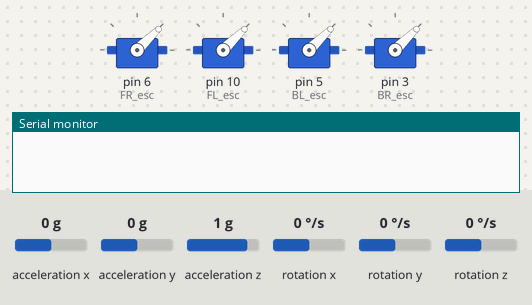
Simulated run of this sketch. Board: Arduino Uno, built with avr-gcc and run on an emulated ATmega328P. Parts: 4 × servo, the last lines printed to the serial monitor. Wiring (inferred from the names in the program): MPU-6050 motion sensor at I2C address 0x68. The test bench sets the inputs (shaded band); at power-on: acceleration z 1 g, acceleration x 0 g, acceleration y 0 g, rotation x 0 °/s, rotation y 0 °/s, rotation z 0 °/s. No radio packets arrive unless stated.

Above: at 0.1 s.
At 6.5 s:
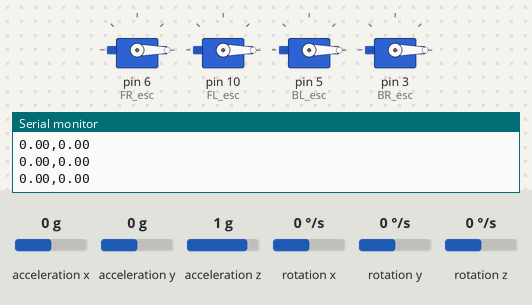
6.6 s: acceleration z set to 0 g
8.5 s: acceleration x set to -1.4 g
Timing chart, 0 to 11.5 s (numbered marks = the images above; inputs shaded):
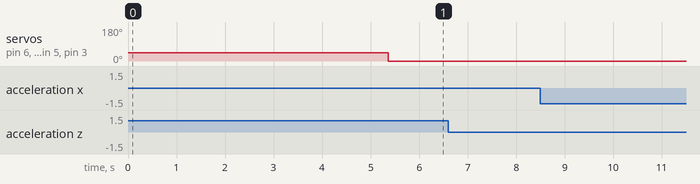

The sketch:

correction.ino
```cpp
#include <Wire.h>
#include <Servo.h>
#include <SPI.h>
#include <nRF24L01.h>
#include <RF24.h>

RF24 radio(8,9);
const byte rxADDR[6] = "00001"; // it could be any 5 digit number
float value[4];

const int MPU = 0x68; // MPU6050 I2C address
float AccX, AccY, AccZ;
float GyroX, GyroY, GyroZ;
float roll, pitch, yaw;
float rollAcc, pitchAcc, rollGyro, pitchGyro;
float totalMagnitude;

float pkroll[] = {0.5,0,0,0.01};
float pkpriroll[] = {0.5,0,0,0.01};
float pk1roll[] = {0.5,0,0,0.01};
float pkpitch[] = {0.5,0,0,0.01};
float pkpripitch[] = {0.5,0,0,0.01};
float pk1pitch[] = {0.5,0,0,0.01};
float deltaT = 0.04;
float xkroll[] = {0,0};
float xkpriroll[] = {0,0};
float xk1roll[] = {0,0};
float xkpitch[] = {0,0};
float xkpripitch[] = {0,0};
float xk1pitch[] = {0,0};
float k[] = {0,0};
float phi[] = {1,deltaT,0,1};
float psi[] = {deltaT,0};
float I[] = {1,0,0,1};
float R = 0.03;
float Q[] = {0.0002*0.0002,0,0,0.0001*0.0001};
float H[] = {1,0};
float S, ukRoll,zkRoll,ukPitch,zkPitch,nuRoll,nuPitch;

float pid_p_roll, pid_i_roll,pid_d_roll,pid_p_pitch,pid_i_pitch,pid_d_pitch,pid_p_yaw,pid_i_yaw,pid_d_yaw;

float elapsedTime,currentTime,previousTime;
float elapsedTimeG,currentTimeG,previousTimeG;
float PIDRoll,PIDPitch,PIDYaw;
float kp= 1.15;//
float ki=0;//0.04
float kd= 0;//18
float kpyaw= 0;//4
float kiyaw=0;//0.02
float kdyaw=0;
int rollDesired = 0;
int pitchDesired = 0;
float errorRoll,errorPitch,prev_error_roll,prev_error_pitch,errorYaw,prev_error_yaw;
float FR_motor,FL_motor,BR_motor,BL_motor;
float throttle;
float last_recieved_time,data_time;
float errorPi, errorRo;

int min_throttle=1050;
int max_throttle = 1800;
//
//int timenow,diff,oldtime;

Servo FR_esc;
Servo FL_esc;
Servo BR_esc;
Servo BL_esc;


void setup() {

  Serial.begin(9600);
  radio.begin();
  radio.openReadingPipe(0,rxADDR);
  radio.setPALevel(RF24_PA_LOW); // If you want to save power use "RF24_PA_MIN" but keep in mind that reduces the module's range
  radio.setDataRate(RF24_1MBPS );
  radio.startListening();

  Serial.begin(19200);
  Wire.begin();                      // Initialize comunication
  Wire.beginTransmission(MPU);       // Start communication with MPU6050 // MPU=0x68
  Wire.write(0x6B);                  // Talk to the register 6B
  Wire.write(0x00);                  // Make reset - place a 0 into the 6B register
  Wire.endTransmission(true);         //end the transmission

  FR_esc.attach(6);
  FL_esc.attach(10);
  BL_esc.attach(5);
  BR_esc.attach(3);

  FR_esc.writeMicroseconds(1000);
  BR_esc.writeMicroseconds(1000);
  FL_esc.writeMicroseconds(1000);
  BL_esc.writeMicroseconds(1000);


delay(2000);

errorR();
errorP();


}

void loop() {
//  oldtime= timenow;
//  timenow = millis();
//  diff =oldtime-timenow;
//  Serial.println(diff);

  // === Read acceleromter data === //
  Wire.beginTransmission(MPU);
  Wire.write(0x3B); // Start with register 0x3B (ACCEL_XOUT_H)
  Wire.endTransmission(false);
  Wire.requestFrom(MPU, 6, true); // Read 6 registers total, each axis value is stored in 2 registers
  //For a range of +-2g, we need to divide the raw values by 16384, according to the datasheet
  AccX = (Wire.read() << 8 | Wire.read()) / 16384.0; // X-axis value
  AccY = (Wire.read() << 8 | Wire.read()) / 16384.0; // Y-axis value
  AccZ = (Wire.read() << 8 | Wire.read()) / 16384.0; // Z-axis value

  totalMagnitude = sqrt((AccX*AccX) + (AccY*AccY) + (AccZ*AccZ));
  rollAcc = asin((float)AccX/totalMagnitude) * 57.296  ;
  pitchAcc = asin((float)AccY/totalMagnitude) * 57.296 ;

  // === Read gyroscope data === //

  Wire.beginTransmission(MPU);
  Wire.write(0x43); // Gyro data first register address 0x43
  Wire.endTransmission(false);
  Wire.requestFrom(MPU, 6, true);
  GyroX = ((Wire.read() << 8 | Wire.read()) / 131.0);
  GyroY = ((Wire.read() << 8 | Wire.read()) / 131.0);
  GyroZ = (Wire.read() << 8 | Wire.read()) / 131.0 ;


  previousTimeG = currentTimeG;
  currentTimeG = millis();
  elapsedTimeG = (currentTimeG - previousTimeG)/1000;
  yaw = yaw + GyroZ*elapsedTimeG +0.00406*2;

  if(radio.available()){
    radio.read(&value,sizeof(value));
    last_recieved_time = millis();
    throttle = value[0];
  rollDesired = map(value[1],1000,2000,10,-10);
  pitchDesired = map(value[2],1000,2000,10,-10);
  }


 reset();

 kalmanRoll();
 kalmanPitch();
 pid();


}


void kalmanRoll(){

  ukRoll = GyroY/131.;
  zkRoll = rollAcc;

  xkpriroll[0] = phi[0]*xkroll[0] + phi[1]*xkroll[1] + psi[0]*ukRoll;
  xkpriroll[1] = phi[2]*xkroll[0] + phi[3]*xkroll[1] + psi[1]*ukRoll;

  pkpriroll[0] = (phi[0]*pkroll[0] + phi[1]*pkroll[2])*phi[0] + \
                 (phi[0]*pkroll[1] + phi[1]*pkroll[3])*phi[1] + Q[0];

  pkpriroll[1] = (phi[0]*pkroll[0] + phi[1]*pkroll[2])*phi[2] + \
                 (phi[0]*pkroll[1] + phi[1]*pkroll[3])*phi[3] + Q[1];

  pkpriroll[2] = (phi[2]*pkroll[0] + phi[3]*pkroll[2])*phi[0] + \
                 (phi[2]*pkroll[1] + phi[3]*pkroll[3])*phi[1] + Q[2];

  pkpriroll[3] = (phi[2]*pkroll[0] + phi[3]*pkroll[2])*phi[2] + \
                 (phi[2]*pkroll[1] + phi[3]*pkroll[3])*phi[2] + Q[3];


  S = (H[0]*pkpriroll[0] +H[1]*pkpriroll[2])*H[0] + \
      (H[0]*pkpriroll[1] +H[1]*pkpriroll[3])*H[0]  + R;

  k[0] = (pkpriroll[0]*H[0] + pkpriroll[1]*H[1]) /S;
  k[1] = (pkpriroll[2]*H[0] + pkpriroll[3]*H[1]) /S;

  nuRoll = zkRoll - (H[0]*xkpriroll[0] + \
                     H[1]*xkpriroll[1]);

  xk1roll[0] = xkpriroll[0] + k[0] * nuRoll;
  xk1roll[1] = xkpriroll[1] + k[1] * nuRoll;


  pk1roll[0] = (1-k[0]*H[0])*pkpriroll[0] + \
               (0-k[0]*H[1])*pkpriroll[2];
  pk1roll[1] = (1-k[0]*H[0])*pkpriroll[1] + \
               (0-k[0]*H[1])*pkpriroll[3];
  pk1roll[2] = (1-k[1]*H[0])*pkpriroll[0] + \
               (0-k[1]*H[1])*pkpriroll[2];
  pk1roll[3] = (1-k[1]*H[0])*pkpriroll[1] + \
               (0-k[1]*H[1])*pkpriroll[3];


  xkroll[0] = xk1roll[0];
  xkroll[1] = xk1roll[1];

  pkroll[0] = pk1roll[0];
  pkroll[1] = pk1roll[1];
  pkroll[2] = pk1roll[2];
  pkroll[3] = pk1roll[3];

  roll = xk1roll[0] - xk1roll[1]  -errorRo/500;
  //roll += pitch*sin(GyroZ*ellapsedTime*(PI/180));
  Serial.print(roll);
  Serial.print(",");


}

void kalmanPitch(){


  ukPitch = GyroX/131.0;
  zkPitch = pitchAcc;

  xkpripitch[0] = phi[0]*xkpitch[0] + phi[1]*xkpitch[1] + psi[0]*ukPitch;
  xkpripitch[1] = phi[2]*xkpitch[0] + phi[3]*xkpitch[1] + psi[1]*ukPitch;

  pkpripitch[0] = (phi[0]*pkpitch[0] + phi[1]*pkpitch[2])*phi[0] + \
                 (phi[0]*pkpitch[1] + phi[1]*pkpitch[3])*phi[1] + Q[0];

  pkpripitch[1] = (phi[0]*pkpitch[0] + phi[1]*pkpitch[2])*phi[2] + \
                 (phi[0]*pkpitch[1] + phi[1]*pkpitch[3])*phi[3] + Q[1];

  pkpripitch[2] = (phi[2]*pkpitch[0] + phi[3]*pkpitch[2])*phi[0] + \
                 (phi[2]*pkpitch[1] + phi[3]*pkpitch[3])*phi[1] + Q[2];

  pkpripitch[3] = (phi[2]*pkpitch[0] + phi[3]*pkpitch[2])*phi[2] + \
                 (phi[2]*pkpitch[1] + phi[3]*pkpitch[3])*phi[2] + Q[3];


  S = (H[0]*pkpripitch[0] +H[1]*pkpripitch[2])*H[0] + \
      (H[0]*pkpripitch[1] +H[1]*pkpripitch[3])*H[0]  + R;

  k[0] = (pkpripitch[0]*H[0] + pkpripitch[1]*H[1]) /S;
  k[1] = (pkpripitch[2]*H[0] + pkpripitch[3]*H[1]) /S;

  nuPitch = zkPitch - (H[0]*xkpripitch[0] + \
                     H[1]*xkpripitch[1]);

  xk1pitch[0] = xkpripitch[0] + k[0] * nuPitch;
  xk1pitch[1] = xkpripitch[1] + k[1] * nuPitch;


  pk1pitch[0] = (1-k[0]*H[0])*pkpripitch[0] + \
               (0-k[0]*H[1])*pkpripitch[2];
  pk1pitch[1] = (1-k[0]*H[0])*pkpripitch[1] + \
               (0-k[0]*H[1])*pkpripitch[3];
  pk1pitch[2] = (1-k[1]*H[0])*pkpripitch[0] + \
               (0-k[1]*H[1])*pkpripitch[2];
  pk1pitch[3] = (1-k[1]*H[0])*pkpripitch[1] + \
               (0-k[1]*H[1])*pkpripitch[3];


  xkpitch[0] = xk1pitch[0];
  xkpitch[1] = xk1pitch[1];

  pkpitch[0] = pk1pitch[0];
  pkpitch[1] = pk1pitch[1];
  pkpitch[2] = pk1pitch[2];
  pkpitch[3] = pk1pitch[3];

  pitch = -(xk1pitch[0] - xk1pitch[1] ) - errorPi/500;
  //pitch -= roll*sin(GyroZ*ellapsedTime*(PI/180));
  Serial.println(pitch);

}

void pid(){
  previousTime = currentTime;
  currentTime = millis();
  elapsedTime = (currentTime - previousTime)/1000;

  //ROLLLLLLL

  errorRoll = roll - rollDesired;

  pid_p_roll = kp*errorRoll;
  if (-3< errorRoll<3)pid_i_roll = pid_i_roll + ki*errorRoll;
  pid_d_roll = (kd*(errorRoll - prev_error_roll))/elapsedTime;

  PIDRoll = pid_i_roll + pid_p_roll + pid_d_roll;

  if(PIDRoll < -400)PIDRoll = -400;
  if(PIDRoll>400)PIDRoll= 400;

  //pitchhhhhhh


  errorPitch = pitch - pitchDesired;

  pid_p_pitch = kp*errorPitch;
  if (-3< errorPitch<3)pid_i_pitch = pid_i_pitch + ki*errorPitch;
  pid_d_pitch = (kd*(errorPitch - prev_error_pitch))/elapsedTime;

  PIDPitch = pid_i_pitch + pid_p_pitch + pid_d_pitch;

  if(PIDPitch < -400)PIDPitch = -400;
  if(PIDPitch>400)PIDPitch= 400;

  //yawwwwww
  errorYaw = yaw;

  pid_p_yaw = kp*errorYaw;
  if (-3< errorYaw<3)pid_i_yaw = pid_i_yaw + ki*errorYaw;
  pid_d_yaw = (kd*(errorYaw - prev_error_yaw))/elapsedTime;

  PIDYaw = pid_i_yaw + pid_p_yaw + pid_d_yaw;

  if(PIDYaw < -400)PIDYaw = -400;
  if(PIDYaw>400)PIDYaw= 400;


  //total PIDDDDDDD
  FR_motor = throttle - PIDRoll - PIDPitch;  + PIDYaw;  //cw
  FL_motor = throttle - PIDRoll + PIDPitch;  - PIDYaw;  //ccw
  BR_motor = throttle + PIDRoll - PIDPitch;  - PIDYaw;  //ccw
  BL_motor = throttle + PIDRoll + PIDPitch;  + PIDYaw;  //cw

  if(FR_motor<min_throttle)FR_motor = min_throttle;
  if(FR_motor>max_throttle)FR_motor = max_throttle;

  if(FL_motor<min_throttle)FL_motor = min_throttle;
  if(FL_motor>max_throttle)FL_motor = max_throttle;

  if(BR_motor<min_throttle)BR_motor = min_throttle;
  if(BR_motor>max_throttle)BR_motor = max_throttle;

  if(BL_motor<min_throttle)BL_motor = min_throttle;
  if(BL_motor>max_throttle)BL_motor = max_throttle;


  FR_esc.writeMicroseconds(FR_motor);
  BR_esc.writeMicroseconds(BR_motor);
  FL_esc.writeMicroseconds(FL_motor);
  BL_esc.writeMicroseconds(BL_motor);

//  Serial.print(FR_motor);
//  Serial.print(",");
//  Serial.print(FL_motor);
//  Serial.print(",");
//  Serial.print(BR_motor);
//  Serial.print(",");
//  Serial.println(BL_motor);

  prev_error_roll = errorRoll;
  prev_error_pitch = errorPitch;
  prev_error_yaw = errorYaw;
}

void reset(){
  data_time = millis();
  if((data_time - last_recieved_time)/1000 > 0.6){
    throttle = 0;
    rollDesired = 0;
    pitchDesired = 0;
    min_throttle = 0;
    max_throttle=0;
  }
}

void errorP(){

  for(int i=0; i<500; i++){
  Wire.beginTransmission(MPU);
  Wire.write(0x3B); // Start with register 0x3B (ACCEL_XOUT_H)
  Wire.endTransmission(false);
  Wire.requestFrom(MPU, 6, true); // Read 6 registers total, each axis value is stored in 2 registers
  //For a range of +-2g, we need to divide the raw values by 16384, according to the datasheet
  AccX = (Wire.read() << 8 | Wire.read()) / 16384.0; // X-axis value
  AccY = (Wire.read() << 8 | Wire.read()) / 16384.0; // Y-axis value
  AccZ = (Wire.read() << 8 | Wire.read()) / 16384.0; // Z-axis value

  totalMagnitude = sqrt((AccX*AccX) + (AccY*AccY) + (AccZ*AccZ));
  rollAcc = asin((float)AccX/totalMagnitude) * 57.296  ;
  pitchAcc = asin((float)AccY/totalMagnitude) * 57.296 ;

  // === Read gyroscope data === //

  Wire.beginTransmission(MPU);
  Wire.write(0x43); // Gyro data first register address 0x43
  Wire.endTransmission(false);
  Wire.requestFrom(MPU, 6, true);
  GyroX = ((Wire.read() << 8 | Wire.read()) / 131.0);
  GyroY = ((Wire.read() << 8 | Wire.read()) / 131.0);
  GyroZ = (Wire.read() << 8 | Wire.read()) / 131.0 ;


  previousTimeG = currentTimeG;
  currentTimeG = millis();
  elapsedTimeG = (currentTimeG - previousTimeG)/1000;

  ukPitch = GyroX/131.0;
  zkPitch = pitchAcc;

  xkpripitch[0] = phi[0]*xkpitch[0] + phi[1]*xkpitch[1] + psi[0]*ukPitch;
  xkpripitch[1] = phi[2]*xkpitch[0] + phi[3]*xkpitch[1] + psi[1]*ukPitch;

  pkpripitch[0] = (phi[0]*pkpitch[0] + phi[1]*pkpitch[2])*phi[0] + \
                 (phi[0]*pkpitch[1] + phi[1]*pkpitch[3])*phi[1] + Q[0];

  pkpripitch[1] = (phi[0]*pkpitch[0] + phi[1]*pkpitch[2])*phi[2] + \
                 (phi[0]*pkpitch[1] + phi[1]*pkpitch[3])*phi[3] + Q[1];

  pkpripitch[2] = (phi[2]*pkpitch[0] + phi[3]*pkpitch[2])*phi[0] + \
                 (phi[2]*pkpitch[1] + phi[3]*pkpitch[3])*phi[1] + Q[2];

  pkpripitch[3] = (phi[2]*pkpitch[0] + phi[3]*pkpitch[2])*phi[2] + \
                 (phi[2]*pkpitch[1] + phi[3]*pkpitch[3])*phi[2] + Q[3];


  S = (H[0]*pkpripitch[0] +H[1]*pkpripitch[2])*H[0] + \
      (H[0]*pkpripitch[1] +H[1]*pkpripitch[3])*H[0]  + R;

  k[0] = (pkpripitch[0]*H[0] + pkpripitch[1]*H[1]) /S;
  k[1] = (pkpripitch[2]*H[0] + pkpripitch[3]*H[1]) /S;

  nuPitch = zkPitch - (H[0]*xkpripitch[0] + \
                     H[1]*xkpripitch[1]);

  xk1pitch[0] = xkpripitch[0] + k[0] * nuPitch;
  xk1pitch[1] = xkpripitch[1] + k[1] * nuPitch;


  pk1pitch[0] = (1-k[0]*H[0])*pkpripitch[0] + \
               (0-k[0]*H[1])*pkpripitch[2];
  pk1pitch[1] = (1-k[0]*H[0])*pkpripitch[1] + \
               (0-k[0]*H[1])*pkpripitch[3];
  pk1pitch[2] = (1-k[1]*H[0])*pkpripitch[0] + \
               (0-k[1]*H[1])*pkpripitch[2];
  pk1pitch[3] = (1-k[1]*H[0])*pkpripitch[1] + \
               (0-k[1]*H[1])*pkpripitch[3];


  xkpitch[0] = xk1pitch[0];
  xkpitch[1] = xk1pitch[1];

  pkpitch[0] = pk1pitch[0];
  pkpitch[1] = pk1pitch[1];
  pkpitch[2] = pk1pitch[2];
  pkpitch[3] = pk1pitch[3];

  pitch = -(xk1pitch[0] - xk1pitch[1]);


  errorPi = errorPi + pitch;
  }

}

void errorR(){

  for(int i=0; i<500; i++){
  Wire.beginTransmission(MPU);
  Wire.write(0x3B); // Start with register 0x3B (ACCEL_XOUT_H)
  Wire.endTransmission(false);
  Wire.requestFrom(MPU, 6, true); // Read 6 registers total, each axis value is stored in 2 registers
  //For a range of +-2g, we need to divide the raw values by 16384, according to the datasheet
  AccX = (Wire.read() << 8 | Wire.read()) / 16384.0; // X-axis value
  AccY = (Wire.read() << 8 | Wire.read()) / 16384.0; // Y-axis value
  AccZ = (Wire.read() << 8 | Wire.read()) / 16384.0; // Z-axis value

  totalMagnitude = sqrt((AccX*AccX) + (AccY*AccY) + (AccZ*AccZ));
  rollAcc = asin((float)AccX/totalMagnitude) * 57.296  ;
  pitchAcc = asin((float)AccY/totalMagnitude) * 57.296 ;

  // === Read gyroscope data === //

  Wire.beginTransmission(MPU);
  Wire.write(0x43); // Gyro data first register address 0x43
  Wire.endTransmission(false);
  Wire.requestFrom(MPU, 6, true);
  GyroX = ((Wire.read() << 8 | Wire.read()) / 131.0);
  GyroY = ((Wire.read() << 8 | Wire.read()) / 131.0);
  GyroZ = (Wire.read() << 8 | Wire.read()) / 131.0 ;


  previousTimeG = currentTimeG;
  currentTimeG = millis();
  elapsedTimeG = (currentTimeG - previousTimeG)/1000;

  ukRoll = GyroY/131.0;
  zkRoll = rollAcc;

  xkpriroll[0] = phi[0]*xkroll[0] + phi[1]*xkroll[1] + psi[0]*ukRoll;
  xkpriroll[1] = phi[2]*xkroll[0] + phi[3]*xkroll[1] + psi[1]*ukRoll;

  pkpriroll[0] = (phi[0]*pkroll[0] + phi[1]*pkroll[2])*phi[0] + \
                 (phi[0]*pkroll[1] + phi[1]*pkroll[3])*phi[1] + Q[0];

  pkpriroll[1] = (phi[0]*pkroll[0] + phi[1]*pkroll[2])*phi[2] + \
                 (phi[0]*pkroll[1] + phi[1]*pkroll[3])*phi[3] + Q[1];

  pkpriroll[2] = (phi[2]*pkroll[0] + phi[3]*pkroll[2])*phi[0] + \
                 (phi[2]*pkroll[1] + phi[3]*pkroll[3])*phi[1] + Q[2];

  pkpriroll[3] = (phi[2]*pkroll[0] + phi[3]*pkroll[2])*phi[2] + \
                 (phi[2]*pkroll[1] + phi[3]*pkroll[3])*phi[2] + Q[3];


  S = (H[0]*pkpriroll[0] +H[1]*pkpriroll[2])*H[0] + \
      (H[0]*pkpriroll[1] +H[1]*pkpriroll[3])*H[0]  + R;

  k[0] = (pkpriroll[0]*H[0] + pkpriroll[1]*H[1]) /S;
  k[1] = (pkpriroll[2]*H[0] + pkpriroll[3]*H[1]) /S;

  nuRoll = zkRoll - (H[0]*xkpriroll[0] + \
                     H[1]*xkpriroll[1]);

  xk1roll[0] = xkpriroll[0] + k[0] * nuRoll;
  xk1roll[1] = xkpriroll[1] + k[1] * nuRoll;


  pk1roll[0] = (1-k[0]*H[0])*pkpriroll[0] + \
               (0-k[0]*H[1])*pkpriroll[2];
  pk1roll[1] = (1-k[0]*H[0])*pkpriroll[1] + \
               (0-k[0]*H[1])*pkpriroll[3];
  pk1roll[2] = (1-k[1]*H[0])*pkpriroll[0] + \
               (0-k[1]*H[1])*pkpriroll[2];
  pk1roll[3] = (1-k[1]*H[0])*pkpriroll[1] + \
               (0-k[1]*H[1])*pkpriroll[3];


  xkroll[0] = xk1roll[0];
  xkroll[1] = xk1roll[1];

  pkroll[0] = pk1roll[0];
  pkroll[1] = pk1roll[1];
  pkroll[2] = pk1roll[2];
  pkroll[3] = pk1roll[3];

  roll = xk1roll[0] - xk1roll[1] ;

  errorRo = errorRo + roll;


  }
}
```
